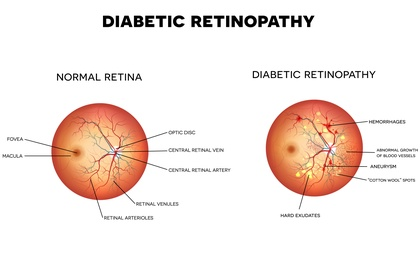
%> input picture images/Diabetic-Retinopathy.jpg, 420 x 263 px, shrunk from 6100 x 3826 before the run
$ octave --eval "result = exudateDetection(imread('images/Diabetic-Retinopathy.jpg'));"   (GNU Octave 9; MATLAB toolbox functions it lacks are replaced by stand-ins)
%> lines starting %> are read from the running program, lines starting %| are printed output that depends on the picture; in (x1, y1, x2, y2) boxes, pixels count from 0 and x2, y2 are one past the last pixel; in counts of white or black regions, pixels touching at a corner belong together; the program's own positions count from 1
function exudateImg = exudateDetection(inputImg)
% Based on: Exudates and optic disk detection in retinal images
% of diabetic patients - Zeljkovich et al.
%% Improve Contrast
% Improve the contrast of the images
imageTest = inputImg(:,:,2);
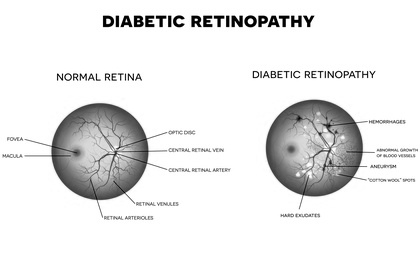
%> imageTest: size 263x420 uint8; min 0, max 255, mean 232.7
% imadjust(I) maps the intensity values in grayscale image I to new values
% in J. By default, imadjust saturates the bottom 1% and the top 1% of all
% pixel values.
image1 = imadjust(imageTest);
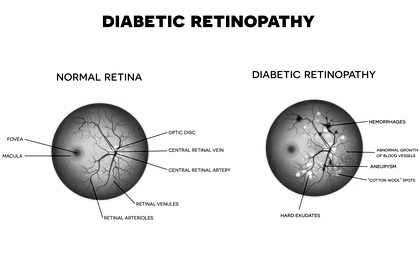
%> image1: size 263x420 uint8; min 0, max 255, mean 229.9
% ADAPTHISTEQ enhances the contrast of images by transforming the
% values in the intensity image I.  Unlike HISTEQ, it operates on small
% data regions (tiles), rather than the entire image. Each tile's contrast
% is enhanced, so that the histogram of the output region approximately
% matches the histogram specified by the 'Distribution' value. The default
% 'Distribution' value is a flat histogram. Then it performs bilinear
% interpolation to eliminate boundries between tiles.
image2 = adapthisteq(image1);
image2 = double(image2);
%> image2: size 263x420 double
%% Logrithmic operation
% Use the lorithmic operator to emphasize the exudates
for i = 1:size(image2,1);
    for j = 1:size(image2,2);
        intensity = image2(i,j);
        if (intensity >= 0 && intensity <= 50)
            image2(i,j) = log(1+intensity)/log(5);
        elseif (intensity > 50 && intensity <= 100)
            image2(i,j) = log(1+intensity)/log(4);
        elseif (intensity > 100 && intensity <= 150)
            image2(i,j) = log(1+intensity)/log(3);
        elseif (intensity > 150 && intensity <= 200)
            image2(i,j) = log(1+intensity)/log(2);
        else
            image2(i,j) = log(1+intensity)/log(1.5);
        end
    end
end
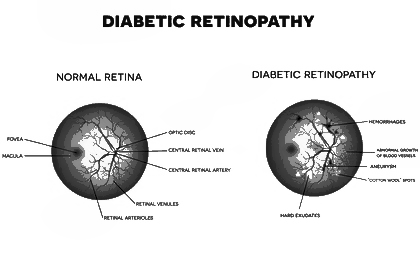
%> image2: size 263x420 double; min 0, max 13.68, mean 12.2; drawn with min black and max white
%imagesc(image2);
%colormap(gray);
%% Threshold to get exudates
maxInt = max(image2(:));
%> maxInt = 13.68
exudateImg = zeros(size(image1));
exudateImg(image2 == maxInt) = 1;
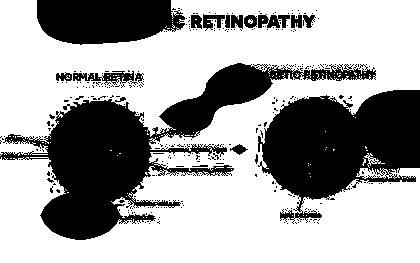
%> exudateImg: size 263x420 double; values 0 (black) and 1 (white), 64.6% white; 334 black regions (317 under 20 px), largest, box (x1, y1, x2, y2) and area: (0, 63, 376, 240) 17745, (258, 90, 420, 224) 13273, (37, 0, 185, 45) 5447
exudateImg = medfilt2(exudateImg);
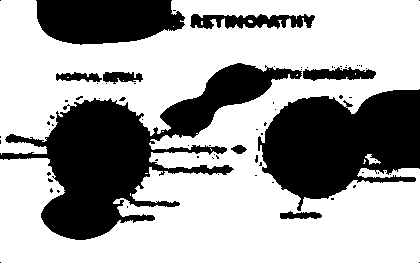
%> exudateImg: size 263x420 double; values 0 (black) and 1 (white), 64.9% white; 73 black regions (64 under 20 px), largest, box (x1, y1, x2, y2) and area: (0, 63, 302, 240) 17202, (258, 89, 420, 211) 13031, (36, 0, 185, 45) 5473
